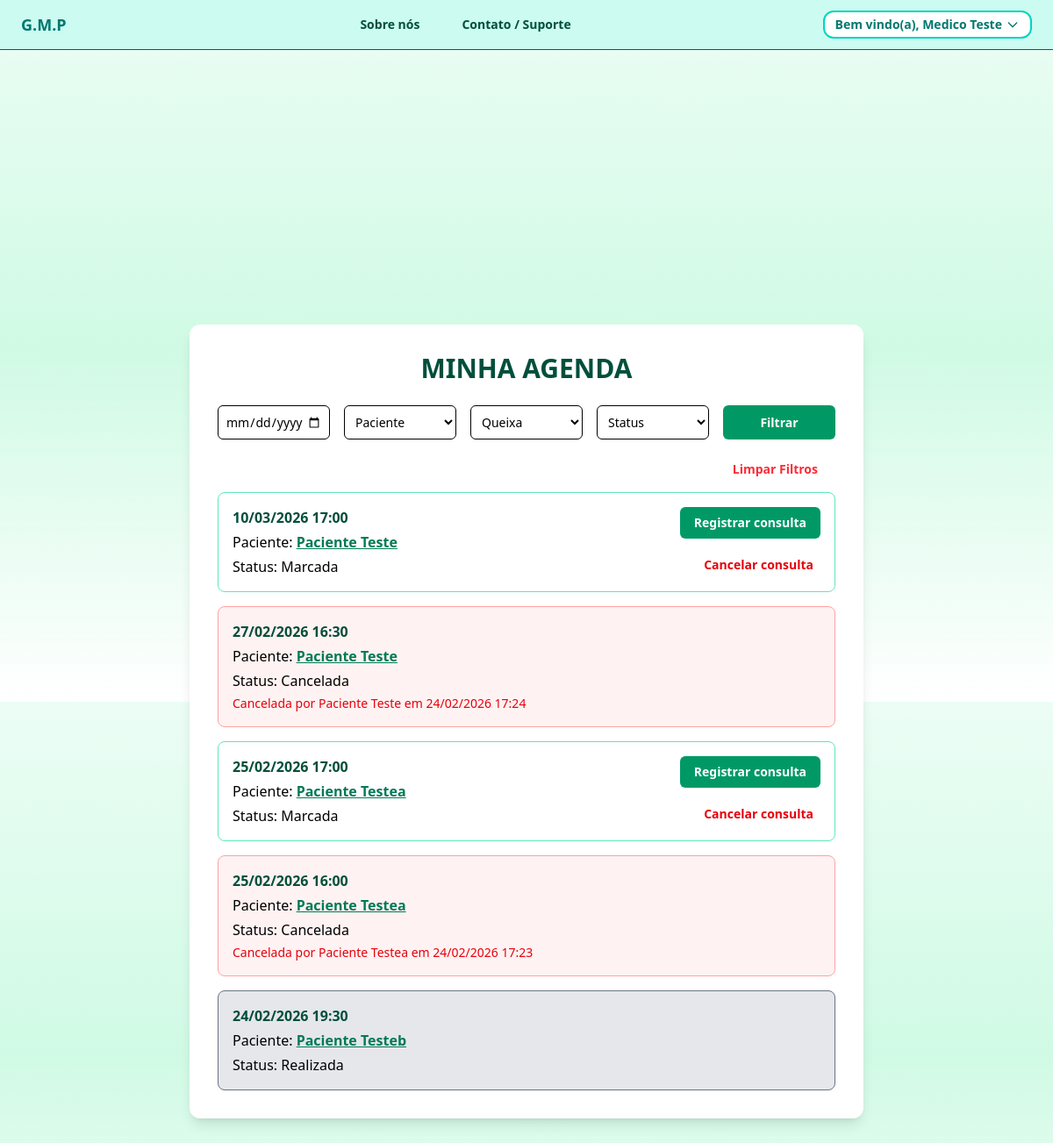
/consultas/agenda/ (signed in), run on the app's committed database.
### gmp/usuarios/models.py (models this page shows, shortened)
class CustomUser(AbstractBaseUser, PermissionsMixin):
    ROLE_PACIENTE = "paciente"
    ROLE_MEDICO = "medico"
    ROLE_SUPERADM = "superadm"
    ROLE_CHOICES = [
        (ROLE_PACIENTE, LABEL_PACIENTE),
        (ROLE_MEDICO, LABEL_MEDICO),
        (ROLE_SUPERADM, LABEL_SUPERADM),
    ]
    QUEIXA_DEPRESSAO = "depressao"
    QUEIXA_ANSIEDADE = "ansiedade"
    QUEIXA_TAG = "tag"
    QUEIXA_TOC = "toc"
    QUEIXA_BIPOLARIDADE = "bipolaridade"
    QUEIXA_ESQUIZOFRENIA = "esquizofrenia"
    QUEIXA_OUTROS = "outros"
    QUEIXA_CHOICES = [
        (QUEIXA_DEPRESSAO, LABEL_QUEIXA_DEPRESSAO),
        (QUEIXA_ANSIEDADE, LABEL_QUEIXA_ANSIEDADE),
        (QUEIXA_TAG, LABEL_QUEIXA_TAG),
        (QUEIXA_TOC, LABEL_QUEIXA_TOC),
        (QUEIXA_BIPOLARIDADE, LABEL_QUEIXA_BIPOLARIDADE),
        (QUEIXA_ESQUIZOFRENIA, LABEL_QUEIXA_ESQUIZOFRENIA),
        (QUEIXA_OUTROS, LABEL_QUEIXA_OUTROS),
    ]
    nome = models.CharField(max_length=MAX_LENGTH_NOME, blank=True, null=True)
    email = models.EmailField(unique=True, blank=False, null=False)
    idade = models.PositiveIntegerField(
        validators=[MinValueValidator(IDADE_MINIMA), MaxValueValidator(IDADE_MAXIMA)],
        blank=True,
        null=True,
    )
    queixa = models.CharField(
        max_length=MAX_LENGTH_QUEIXA,
        choices=QUEIXA_CHOICES,
        default=QUEIXA_DEPRESSAO,
        db_index=True,
    )
    role = models.CharField(
        max_length=MAX_LENGTH_ROLE,
        choices=ROLE_CHOICES,
        default=ROLE_PACIENTE,
        db_index=True,
    )
    telefone = models.CharField(max_length=MAX_LENGTH_TELEFONE, blank=True, null=True)
    origem = models.CharField(max_length=MAX_LENGTH_ORIGEM, blank=True, null=True)
    foto_perfil = models.ImageField(
        upload_to=UPLOAD_FOTO_PERFIL_PATH, blank=True, null=True
    )
    is_active = models.BooleanField(default=True)
    is_staff = models.BooleanField(default=False)
    date_joined = models.DateTimeField(default=timezone.now)
    USERNAME_FIELD = "email"
    REQUIRED_FIELDS = []
    objects = CustomUserManager()

### gmp/consultas/models.py (models this page shows, shortened)
class AgendamentoConsulta(models.Model):
    STATUS_MARCADA = "marcada"
    STATUS_REALIZADA = "realizada"
    STATUS_CANCELADA = "cancelada"
    STATUS_NAO_REALIZADA = "nao_realizada"
    STATUS_CHOICES = [
        (STATUS_MARCADA, STATUS_LABEL_MARCADA),
        (STATUS_REALIZADA, STATUS_LABEL_REALIZADA),
        (STATUS_CANCELADA, STATUS_LABEL_CANCELADA),
        (STATUS_NAO_REALIZADA, STATUS_LABEL_NAO_REALIZADA),
    ]
    paciente = models.ForeignKey(
        User, on_delete=models.CASCADE, related_name="consultas_como_paciente"
    )
    medico = models.ForeignKey(
        User, on_delete=models.CASCADE, related_name="consultas_como_medico"
    )
    data_hora = models.DateTimeField(db_index=True)
    status = models.CharField(
        max_length=20, choices=STATUS_CHOICES, default=STATUS_MARCADA, db_index=True
    )
    cancelado_por = models.ForeignKey(
        User,
        null=True,
        blank=True,
        on_delete=models.SET_NULL,
        related_name="cancelamentos_realizados",
    )
    criado_em = models.DateTimeField(auto_now_add=True)
    atualizado_em = models.DateTimeField(auto_now=True)
    cancelado_em = models.DateTimeField(null=True, blank=True)
    class Meta:
        ordering = ["-data_hora"]
        constraints = [
            models.UniqueConstraint(
                fields=["medico", "data_hora"], name="unique_medico_horario"
            ),
            models.UniqueConstraint(
                fields=["paciente", "data_hora"], name="unique_paciente_horario"
            ),
        ]
        indexes = [
            models.Index(fields=["medico"]),
            models.Index(fields=["paciente"]),
            models.Index(fields=["status"]),
            models.Index(fields=["data_hora"]),
            models.Index(fields=["medico", "data_hora"]),
            models.Index(fields=["paciente", "data_hora"]),
        ]

### gmp/consultas/views.py (the view)
# urls.py: path("agenda/", views.agenda_medico, name="agenda_medico"),
@login_required
@role_required(CustomUser.ROLE_MEDICO, CustomUser.ROLE_SUPERADM)
def agenda_medico(request):
    hoje = localdate()
    data = request.GET.get("data")
    paciente_id = request.GET.get("paciente_id")
    queixa = request.GET.get("queixa")
    status = request.GET.get("status")
    consultas = agenda_medico_com_filtros(
        medico=request.user,
        data=data,
        paciente_id=paciente_id,
        queixa=queixa,
        status=status,
    )
    if (data or paciente_id or queixa or status) and not consultas.exists():
        messages.info(request, MSG_INFO_SEM_CONSULTAS_FILTRO)
    pacientes = pacientes_com_consulta_realizada_do_medico(request.user)
    return render(
        request,
        "gmp/agenda_medico.html",
        {
            "consultas": consultas,
            "hoje": hoje,
            "now": timezone.now(),
            "pacientes": pacientes,
            "queixas_choices": CustomUser.QUEIXA_CHOICES,
            "status_choices": AgendamentoConsulta.STATUS_CHOICES,
        },
    )

### gmp/consultas/selectors.py (called while the page is built)
def agenda_medico_com_filtros(
    medico,
    data=None,
    paciente_id=None,
    queixa=None,
    status=None,
) -> QuerySet:
    consultas = AgendamentoConsulta.objects.select_related("paciente", "medico").only(
        "id",
        "data_hora",
        "status",
        "paciente__id",
        "paciente__nome",
        "medico__id",
        "medico__nome",
    )
    if medico.role != medico.ROLE_SUPERADM:
        consultas = consultas.filter(medico_id=medico.id)
    if data:
        consultas = consultas.filter(data_hora__date=data)
    if paciente_id:
        consultas = consultas.filter(paciente_id=paciente_id)
    if queixa:
        consultas = consultas.filter(paciente__queixa=queixa)
    if status:
        consultas = consultas.filter(status=status)
    return consultas.order_by("-data_hora")

def pacientes_com_consulta_realizada_do_medico(medico) -> QuerySet:
    return (
        User.objects.filter(
            consultas_como_paciente__medico_id=medico.id,
            consultas_como_paciente__status=AgendamentoConsulta.STATUS_REALIZADA,
        )
        .distinct()
        .only("id", "nome")
    )

### gmp/consultas/templates/gmp/agenda_medico.html (shortened to what this page needs)
{% extends "main.html" %}
{% block body %}
<div class="min-h-screen pt-2 flex items-center justify-center">
  <div class="w-full max-w-3xl bg-white rounded-xl shadow-lg p-8">
    <h2 class="text-3xl font-semibold text-center text-emerald-900 mb-6">
      MINHA AGENDA
    </h2>
    <div class="space-y-4">
      <form method="get" class="mb-6 grid grid-cols-1 md:grid-cols-5 cursor-pointer gap-4">
        <input type="date"
              name="data"
              value="{{ request.GET.data }}"
              class="border rounded-md p-2 text-sm">
        <select name="paciente_id"
                class="border rounded-md p-2 text-sm">
            <option value="">Paciente</option>
        </select>
        <select name="queixa"
                class="border rounded-md p-2 text-sm">
            <option value="">Queixa</option>
        </select>
        <select name="status"
                class="border rounded-md p-2 text-sm">
            <option value="">Status</option>
        </select>
        <button type="submit"
                class="cursor-pointer bg-emerald-600 text-white rounded-md px-4 py-2 text-sm font-semibold hover:bg-emerald-700 transition">
          Filtrar
        </button>
      </form>
      <div class="justify-end flex mb-4">
        <a href="{% url 'agenda_medico' %}" class="mr-1 cursor-pointer text-red-500 rounded-md px-4 text-sm font-semibold transition text-center">
            Limpar Filtros
        </a>
      </div>
      {% for consulta in consultas %}
        <div class="border border-emerald-300 rounded-lg p-4 flex justify-between items-start
                    {% if consulta.status == 'cancelada' %} border-red-300 bg-red-50 hover:bg-red-100 transition {% endif %}
                    {% if consulta.status == 'realizada' %} border-gray-500 bg-gray-200 hover:bg-gray-300 transition {% endif %}
                    hover:bg-emerald-50 transition">
          <div class="space-y-1">
            <p class="font-semibold text-emerald-900">
              {{ consulta.data_hora|date:"d/m/Y H:i" }}
            </p>
            <p>
              Paciente:
              <a href="{% url 'historico_paciente' consulta.paciente.id %}"
                  class="text-emerald-700 underline font-semibold">
                {{ consulta.paciente.nome }}
              </a>
            </p>
            <p>Status: {{ consulta.get_status_display }}</p>
            {% if consulta.status == 'cancelada' and consulta.cancelado_por %}
                {% if user.role == 'medico' or user.role == 'superadm' %}
                    <p class="text-sm text-red-600 mt-1">
                        Cancelada por {{ consulta.cancelado_por.nome }}
                        em {{ consulta.cancelado_em|date:"d/m/Y H:i" }}
                    </p>
                {% endif %}
            {% endif %}
          </div>
          <div class="flex flex-col gap-2 text-right">
            {% if consulta.status == 'marcada' %}
              <a href="{% url 'cadastrar_consulta' consulta.id %}"
                  class="bg-emerald-600 text-white px-4 py-2 rounded-md
                        font-semibold hover:bg-emerald-700 transition text-sm">
                Registrar consulta
              </a>
              <form method="post"
                    action="{% url 'cancelar_consulta' consulta.id %}">
                <button type="submit"
                        class="text-sm mt-3 mr-2 text-red-600 cursor-pointer font-semibold hover:underline">
                  Cancelar consulta
                </button>
              </form>
            {% endif %}
          </div>
        </div>
      {% endfor %}
    </div>
  </div>
</div>
{% endblock body %}

### templates/main.html (shortened to what this page needs)
<!DOCTYPE html>
<html lang="pt-br" class="scroll-smooth">
<head>
    <script src="https://unpkg.com/@tailwindcss/browser@4"></script>
</head>
<body class="pt-16 min-h-screen bg-gradient-to-b from-emerald-50 via-emerald-100 to-emerald-150">
<header class="fixed top-0 inset-x-0 z-50 bg-teal-100 border-b border-teal-800">
    <nav class="flex items-center justify-between px-6 py-3">
        <div class="flex items-center gap-6">
            <a href="{% url 'home' %}" class="text-teal-700 font-extrabold text-lg">
                G.M.P
            </a>
        </div>
        <div class="ml-12 flex gap-12 text-sm font-semibold text-emerald-900">
            {% if request.resolver_match.url_name == 'home' %}
                <a href="#sobre" class="hover:text-emerald-600 transition">
                    Sobre nós
                </a>
            {% else %}
                <a href="{% url 'home' %}#sobre" class="hover:text-emerald-600 transition">
                    Sobre nós
                </a>
            {% endif %}
            {% if request.resolver_match.url_name == 'home' %}
                <a href="#contato" class="hover:text-emerald-600 transition">
                    Contato / Suporte
                </a>
            {% else %}
                <a href="{% url 'home' %}#contato" class="hover:text-emerald-600 transition">
                    Contato / Suporte
                </a>
            {% endif %}
        </div>
        <div class="relative">
            {% if request.user.is_authenticated and request.user.is_staff %}
                <button id="userMenuButton"
                    class="flex cursor-pointer items-center gap-1 bg-white border-2 border-teal-400 rounded-xl px-3 py-1 text-sm font-semibold text-teal-700 hover:bg-teal-50">
                    Bem vindo(a), {{ request.user.nome }}
                    <svg class="w-4 h-4" fill="none" stroke="currentColor" stroke-width="2" viewBox="0 0 24 24">
                        <path stroke-linecap="round" stroke-linejoin="round" d="M19 9l-7 7-7-7"/>
                    </svg>
                </button>
                <div id="userDropdown" class="hidden absolute right-0 mt-2 w-48 bg-white rounded-md shadow-lg py-2 text-sm z-50">
                    <a href="{% url 'cadastro' %}" class="block px-4 py-2 hover:bg-gray-100 text-emerald-900">
                        Novo cadastro
                    </a>
                    <a href="{% url 'home' %}" class="block px-4 py-2 hover:bg-gray-100 text-emerald-900">
                        Consultas
                    </a>
                    <a href="{% url 'perfil_usuario' %}" class="block px-4 py-2 hover:bg-gray-100 text-emerald-900">
                        Minhas informações
                    </a>
                    <form action="{% url 'logout' %}" method="post">
                        {% csrf_token %}
                        <button type="submit" class="w-full cursor-pointer text-left px-4 py-2 hover:bg-red-100 text-red-600">
                            Sair
                        </button>
                    </form>
                </div>
            {% elif request.user.is_authenticated and request.user.role == 'medico' %}
                <button id="userMenuButton"
                    class="flex cursor-pointer items-center gap-1 bg-white border-2 border-teal-400 rounded-xl px-3 py-1 text-sm font-semibold text-teal-700 hover:bg-teal-50">
                    Bem vindo(a), {{ request.user.nome }}
                    <svg class="w-4 h-4" fill="none" stroke="currentColor" stroke-width="2" viewBox="0 0 24 24">
                        <path stroke-linecap="round" stroke-linejoin="round" d="M19 9l-7 7-7-7"/>
                    </svg>
                </button>
            {% else %}
                {% if request.resolver_match.url_name == 'home' %}
                    <a href="{% url 'login' %}" class="bg-white border-2 border-teal-400 rounded-xl px-3 py-1 text-sm font-semibold text-teal-700 hover:bg-teal-50">
                        LOGIN
                    </a>
                {% endif %}
            {% endif %}
        </div>
    </nav>
</header>
<main class="pt-6 px-4">
    {% block body %}{% endblock body %}
</main>
</body>
</html>

### data on the page
CustomUser: user.nome "Medico Teste"
AgendamentoConsulta: data_hora "10/03/2026 17:00", paciente.nome "Paciente Teste", status "Marcada", shows "Registrar consulta"
AgendamentoConsulta: data_hora "27/02/2026 16:30", paciente.nome "Paciente Teste", status "Cancelada", cancelado_por.nome "Paciente Teste", cancelado_em "24/02/2026 17:24"
AgendamentoConsulta: data_hora "25/02/2026 17:00", paciente.nome "Paciente Testea", status "Marcada", shows "Registrar consulta"
AgendamentoConsulta: data_hora "25/02/2026 16:00", paciente.nome "Paciente Testea", status "Cancelada", cancelado_por.nome "Paciente Testea", cancelado_em "24/02/2026 17:23"
AgendamentoConsulta: data_hora "24/02/2026 19:30", paciente.nome "Paciente Testeb", status "Realizada"
